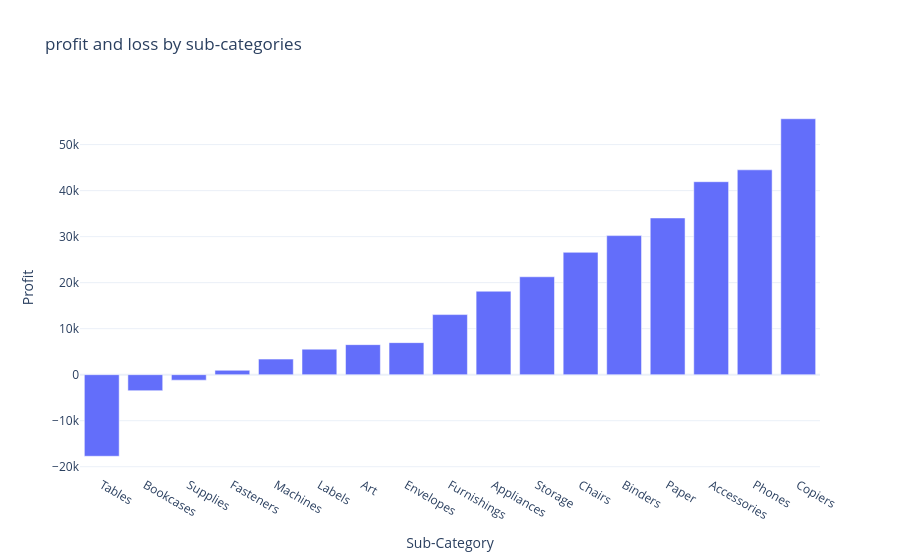

The notebook cell saved with this chart:
### Code cell
# Visualization
fig = px.bar(profit_by_sub_categories, y='Profit',x='Sub-Category', title='profit and loss by sub-categories')
fig.show()

# fig = px.pie(profit_by_sub_categories, names='Sub-Category', values='Profit', title='Profit by sub-categories', color_discrete_sequence=colors.qualitative.Pastel)
# fig.update_traces(textposition='inside', textinfo='percent + label')
# fig.show()

### Figure 1 — Plotly figure (JSON) as saved in the notebook; plotly's stock layout.template omitted (floating-point values rounded to 4 significant figures)
{"data": [{"hovertemplate": "Sub-Category=%{x}<br>Profit=%{y}<extra></extra>", "legendgroup": "", "marker": {"color": "#636efa", "pattern": {"shape": ""}}, "name": "", "orientation": "v", "showlegend": false, "textposition": "auto", "type": "bar", "x": ["Tables", "Bookcases", "Supplies", "Fasteners", "Machines", "Labels", "Art", "Envelopes", "Furnishings", "Appliances", "Storage", "Chairs", "Binders", "Paper", "Accessories", "Phones", "Copiers"], "xaxis": "x", "y": [-17730.0, -3473.0, -1189.0, 949.5, 3385.0, 5546.0, 6528.0, 6964.0, 13060.0, 18140.0, 21280.0, 26590.0, 30220.0, 34050.0, 41940.0, 44520.0, 55620.0], "yaxis": "y"}], "layout": {"barmode": "relative", "legend": {"tracegroupgap": 0}, "title": {"text": "profit and loss by sub-categories"}, "xaxis": {"anchor": "y", "domain": [0, 1], "title": {"text": "Sub-Category"}}, "yaxis": {"anchor": "x", "domain": [0, 1], "title": {"text": "Profit"}}}}
